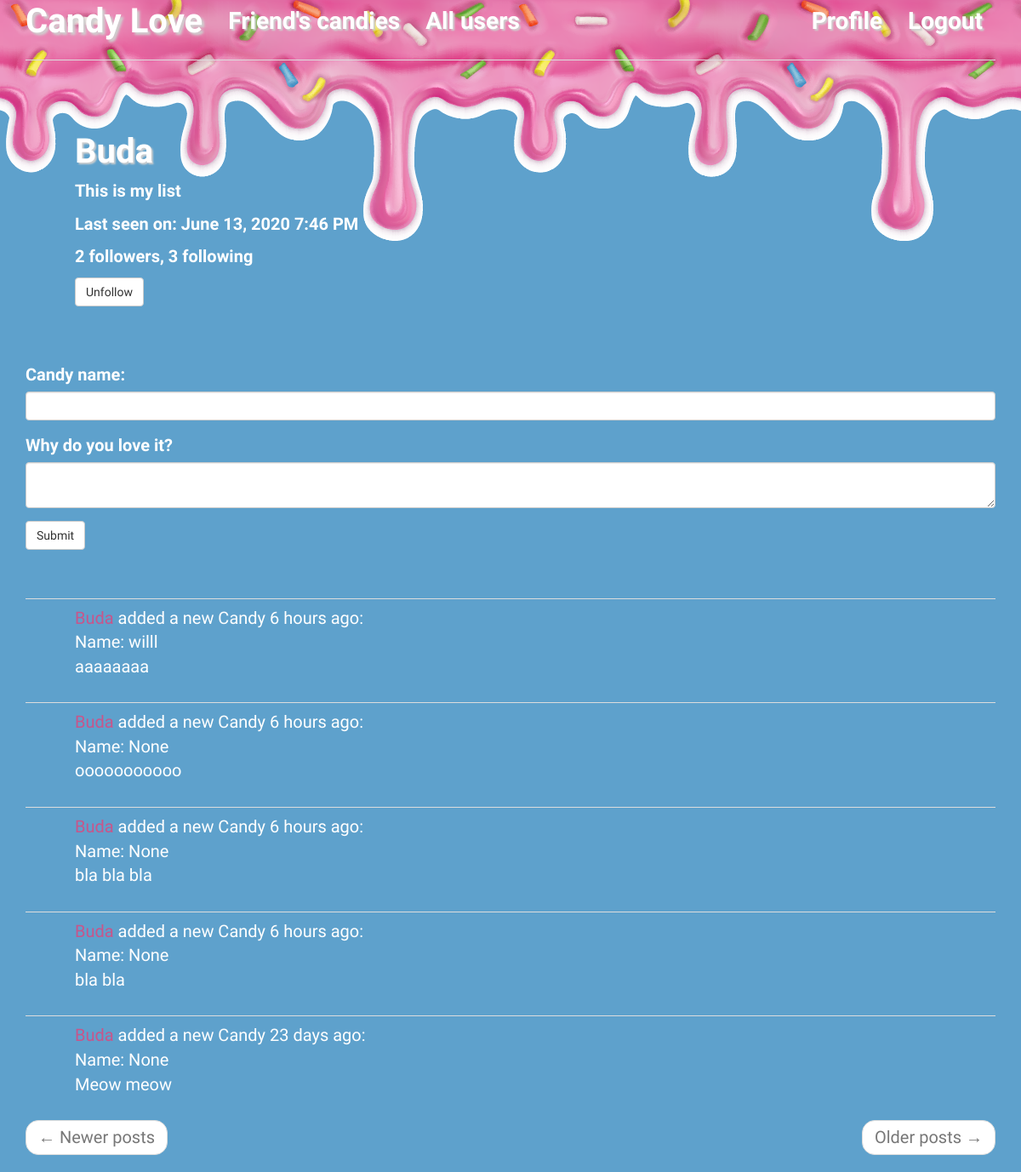
Before: /user/Buda (signed in) with the older database file.
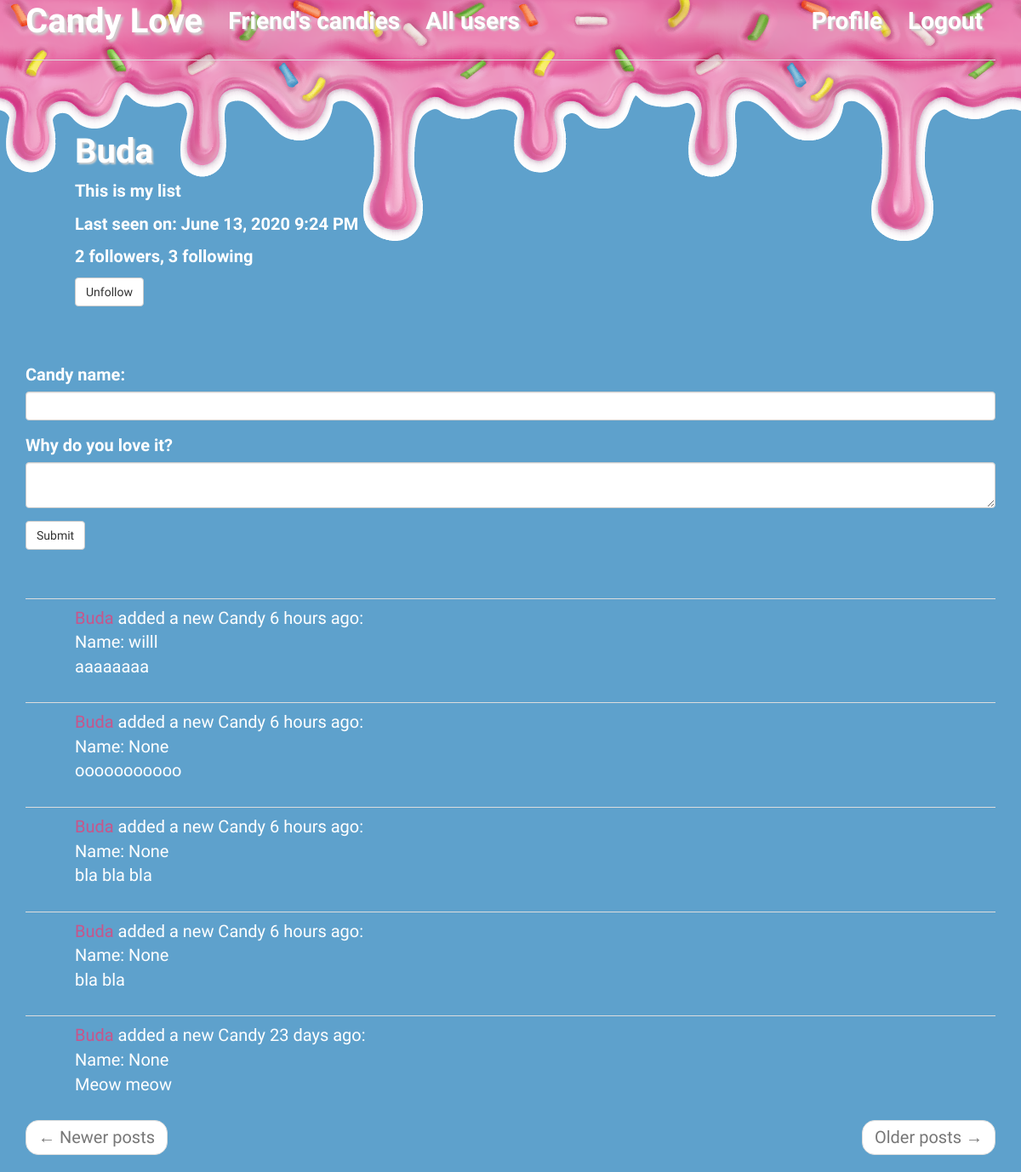
After: the same page with the newer database file.
### app/models.py (models this page shows, shortened)
class User(UserMixin, db.Model):
    id = db.Column(db.Integer, primary_key=True)
    username = db.Column(db.String(64), index=True, unique=True)
    email = db.Column(db.String(120), index=True, unique=True)
    password_hash = db.Column(db.String(128))
    posts = db.relationship('Post', backref='author', lazy='dynamic')
    about_me = db.Column(db.String(140))
    last_seen = db.Column(db.DateTime, default=datetime.utcnow)
    followed = db.relationship(
        'User', secondary=followers,
        primaryjoin=(followers.c.follower_id == id),
        secondaryjoin=(followers.c.followed_id == id),
        backref=db.backref('followers', lazy='dynamic'), lazy='dynamic')
    def is_following(self, user):
        return self.followed.filter(
            followers.c.followed_id == user.id).count() > 0

class Post(db.Model):
    id = db.Column(db.Integer, primary_key=True)
    name = db.Column(db.String(64))
    body = db.Column(db.String(140))
    timestamp = db.Column(db.DateTime, index=True, default=datetime.utcnow)
    user_id = db.Column(db.Integer, db.ForeignKey('user.id'))
    language = db.Column(db.String(5))

### app/main/routes.py (the view, shortened to what this page needs)
@bp.route('/user/<username>', methods=['GET', 'POST'])
@login_required
def user(username):
    user = User.query.filter_by(username=username).first_or_404()
    page = request.args.get('page', 1, type=int)
    form = PostForm()
    posts = user.posts.order_by(Post.timestamp.desc()).paginate(
        page, current_app.config['POSTS_PER_PAGE'], False)
    next_url = url_for('main.user', username=user.username,
                       page=posts.next_num) if posts.has_next else None
    prev_url = url_for('main.user', username=user.username,
                       page=posts.prev_num) if posts.has_prev else None
    return render_template('user.html', user=user, form=form, posts=posts.items,
                           next_url=next_url, prev_url=prev_url)

### app/main/forms.py
class PostForm(FlaskForm):
    name = StringField('Candy name:', validators=[DataRequired()])
    post = TextAreaField(_l('Why do you love it?'), validators=[DataRequired()])
    submit = SubmitField(_l('Submit'))

### app/main/routes.py (called while the page is built)
@bp.before_app_request
def before_request():
    if current_user.is_authenticated:
        current_user.last_seen = datetime.utcnow()
        db.session.commit()
    g.locale = str(get_locale())

### app/models.py (called while the page is built)
@login.user_loader
def load_user(id):
    return User.query.get(int(id))

### app/templates/user.html (shortened to what this page needs)
{% extends "base.html" %}
{% import 'bootstrap/wtf.html' as wtf %}
{% block app_content %}
    <table class="table">
        <tr>
            <td width="50px"></td>
            <td>
                <br>
                <br>
                <h1>{{ user.username }}</h1>
                {% if user.about_me %}<p>{{ user.about_me }}</p>{% endif %}
                {% if user.last_seen %}
                <p>{{ _('Last seen on') }}: {{ moment(user.last_seen).format('LLL') }}</p>
                {% endif %}
                <p>{{ _('%(count)d followers', count=user.followers.count()) }}, {{ _('%(count)d following', count=user.followed.count()) }}</p>
                {% if user == current_user %}
                <p><a href="{{ url_for('main.edit_profile') }}">{{ _('Edit your profile') }}</a></p>
                {% else %}
                <p>
                    <form action="{{ url_for('main.unfollow', username=user.username) }}" method="post">
                        {{ form.submit(value=_('Unfollow'), class_='btn btn-default') }}
                    </form>
                </p>
                {% endif %}
            </td>
        </tr>
    </table>
    <br>
    {% if form %}
    {{ wtf.quick_form(form) }}
    <br>
    {% endif %}
    <br>
    {% for post in posts %}
        {% include '_post.html' %}
    {% endfor %}
    <nav aria-label="...">
        <ul class="pager">
            <li class="previous{% if not prev_url %} disabled{% endif %}">
                <a href="{{ prev_url or '#' }}">
                    <span aria-hidden="true">&larr;</span> {{ _('Newer posts') }}
                </a>
            </li>
            <li class="next{% if not next_url %} disabled{% endif %}">
                <a href="{{ next_url or '#' }}">
                    {{ _('Older posts') }} <span aria-hidden="true">&rarr;</span>
                </a>
            </li>
        </ul>
    </nav>
{% endblock %}

### app/templates/base.html (shortened to what this page needs)
{% extends 'bootstrap/base.html' %}
{% block styles %}
{{super()}}
<link rel="stylesheet" href="{{ url_for('static',filename='styles/style.css') }}">
{% endblock %}
{% block navbar %}
<body>
    <div class="main-body">
    <nav class="navbar transparent">
        <div class="container">
            <div class="navbar-header">
                <a class="navbar-brand" href="{{ url_for('main.home') }}">Candy Love</a>
            </div>
            <div class="collapse navbar-collapse" id="bs-example-navbar-collapse-1">
                <ul class="nav navbar-nav">
                    <li><a class="nav-home" href="{{ url_for('main.index') }}">{{ _("Friend's candies") }}</a></li>
                    <li><a class="nav-home" href="{{ url_for('main.explore') }}">{{ _('All users') }}</a></li>
                </ul>
                <ul class="nav navbar-nav navbar-right">
                    {% if current_user.is_anonymous %}
                    <li><a class="nav-home" href="{{ url_for('auth.login') }}">{{ _('Login') }}</a></li>
                    {% else %}
                    <li><a class="nav-home" href="{{ url_for('main.user', username=current_user.username) }}">{{ _('Profile') }}</a></li>
                    <li><a class="nav-home" href="{{ url_for('auth.logout') }}">{{ _('Logout') }}</a></li>
                    {% endif %}
                </ul>
            </div>
        </div>
    </nav>
{% endblock %}
{% block content %}
    <div class="container">
        {% block app_content %}{% endblock %}
    </div>
{% endblock %}
{% block scripts %}
</div>
</body>
{% endblock %}

### app/templates/_post.html (shortened to what this page needs)
<table class="table">
    <tr>
        <td width="50px">
        </td>
        <td>
            {{ _('%(username)s added a new Candy %(when)s',
                username=user_link, when=moment(post.timestamp).fromNow()) }}:
            <br>
            Name: <span id="post{{ post.id }}"></span>{{ post.name }}</span>
            <br>
            <span id="post{{ post.id }}"></span>{{ post.body }}</span>
        </td>
    </tr>
</table>

### app/static/styles/style.css (style rules this page uses)
* { margin: 0; padding: 0; -webkit-box-sizing: border-box; box-sizing: border-box; }
body { font-family: 'Comic Neue', cursive; font-size: 2rem; background-color: #5ea1cc; color: #222126; height: 100%; }
.main-body { background-color: #5ea1cc; background-image: url("../imgs/candymel.png"), url("../imgs/candymel.png"), url("../imgs/candymel.png"); background-size: auto; background-repeat: no-repeat, no-repeat, no-repeat; background-position: 0 top, 600px top, 1200px top; color: white; }
.navbar { background-image: url("../imgs/candymel.png"); background-size: auto; background-color: #5ea1cc; border: none; font-weight: 700; font-size: 2.8rem; }
.navbar-brand { color: white; font-size: 4rem; text-shadow: 3px 3px 3px #cfcfcf; }
.nav-home { color: white; text-shadow: 2px 2px 2px #cfcfcf; }
.table h1 { font-size: 4rem; font-weight: bold; text-shadow: 2px 2px 2px #cfcfcf; }
.table p { font-weight: bold; }
.table a { color: #c7568b; }

Changed rows visible on the page:
changed User "Buda": last_seen "June 13, 2020 7:46 PM" → "June 13, 2020 9:24 PM"
